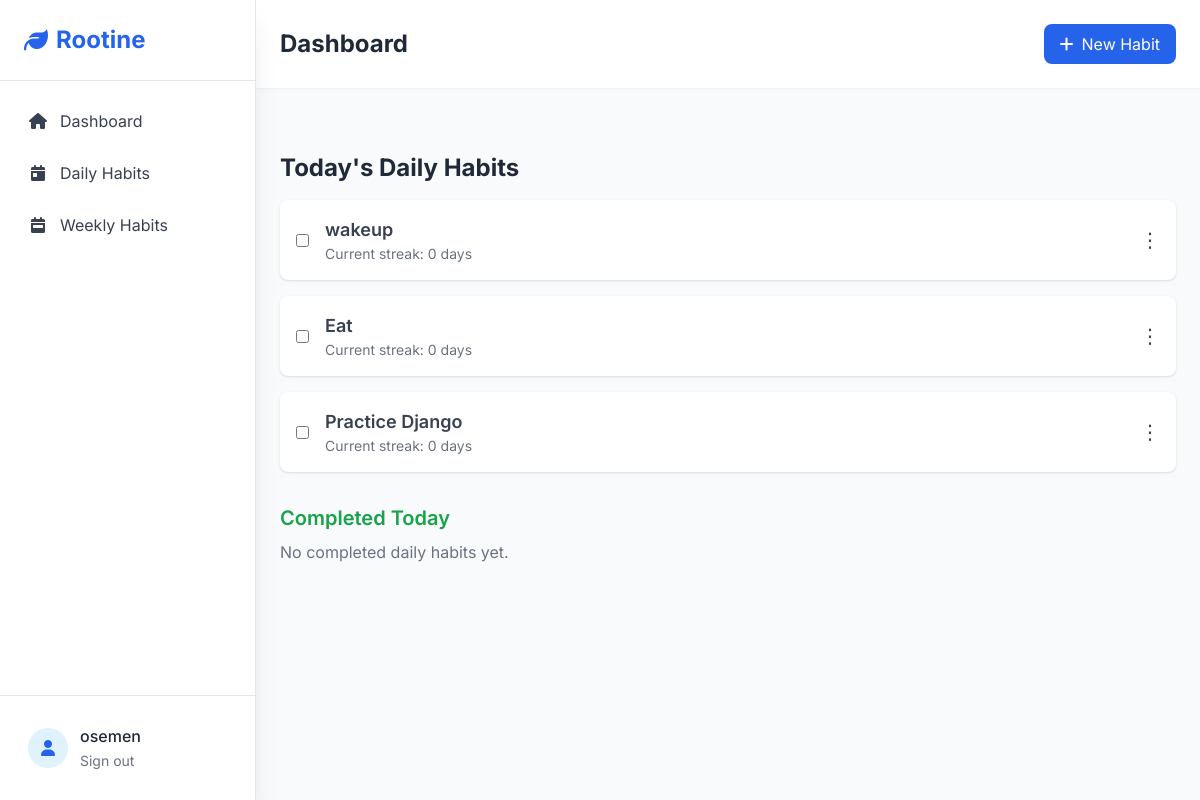
The app's page /daily_habit/ (signed in), older data.
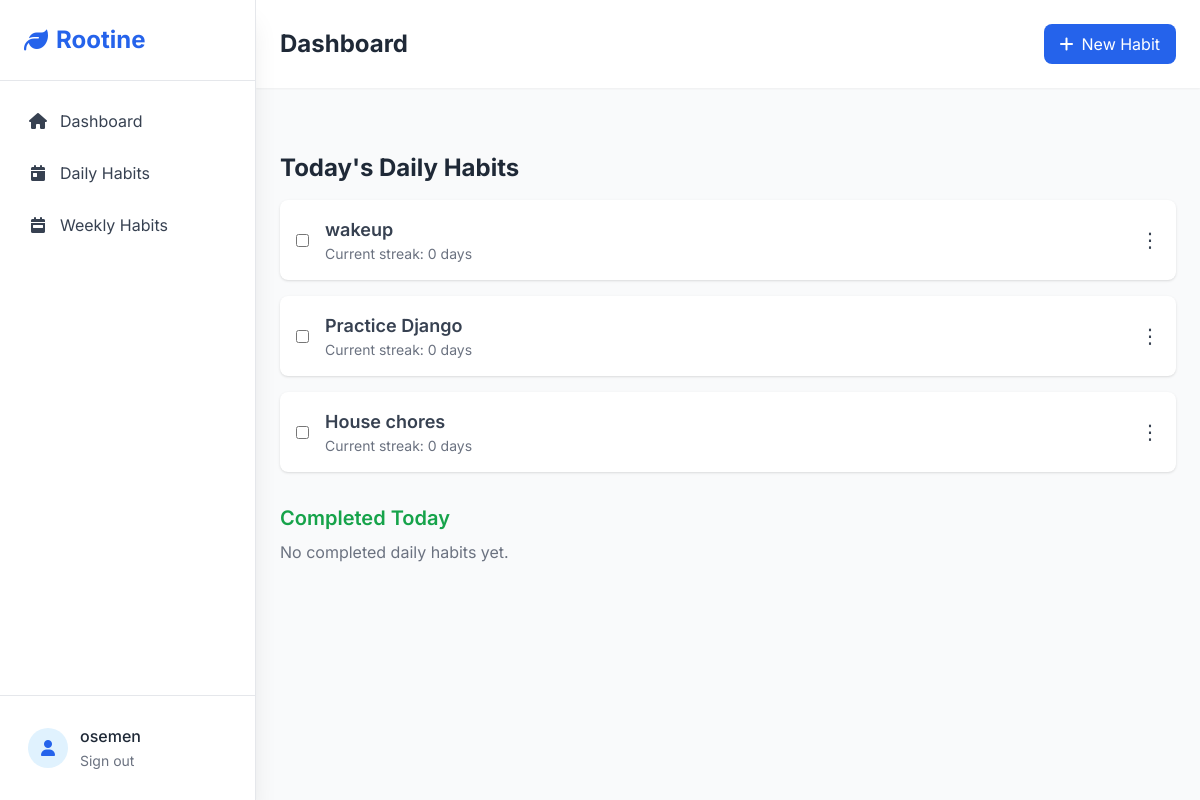
The same page, newer data.
### habit/models.py (models this page shows, shortened)
class Habit(models.Model):
    PERIODICITY = [
        ("daily", "Daily"),
        ("weekly", "Weekly")
    ]
    name = models.CharField(max_length=255, unique=True)
    description = models.TextField(max_length= 1000)
    user = models.ForeignKey(User, on_delete=models.CASCADE)
    periodicity = models.CharField(max_length=10, choices=PERIODICITY)
    created_at = models.DateTimeField(auto_now_add=True)
    updated_at = models.DateTimeField(auto_now=True)
    def is_completed_on(self, day):
        return self.completions.filter(date=day).exists()
    def current_streak(self):
        today = date.today()
        streak = 0
        day_offset = 0
        if self.periodicity == 'daily':
            delta = timedelta(days=1)
            while self.is_completed_on(today - delta * day_offset):
                streak += 1
                day_offset += 1
        elif self.periodicity == 'weekly':
            current_week_start = today - timedelta(days=today.weekday())
            while self.is_completed_in_week(current_week_start - timedelta(weeks=day_offset)):
                streak += 1
                day_offset += 1
        return streak

### habit/views.py (the view)
# urls.py: path("daily_habit/", views.daily_habit, name="daily_habit"),
@login_required
def daily_habit(request):
    user = request.user
    today = date.today()
    daily_habits = Habit.objects.filter(user=user, periodicity="daily")
    incomplete_habits = [habit for habit in daily_habits if not habit.is_completed_on(today)]
    completed_habits = [habit for habit in daily_habits if habit.is_completed_on(today)]
    context = {
        "incomplete_habits": incomplete_habits,
        "completed_habits": completed_habits,
        "user": user,
    }
    return render(request, "daily_habit.html", context)

### templates/daily_habit.html (shortened to what this page needs)
{% extends 'base.html' %}
{% load static %}
{% block content %}
<div class="max-w-4xl mx-auto mt-10">
    <h2 class="text-2xl font-bold text-gray-800 mb-4">Today's Daily Habits</h2>
    <ul id="incomplete-habits" class="space-y-4 mb-8">
        {% for habit in incomplete_habits %}
        <li id="habit-item-{{ habit.id }}"
            class="habit-item flex items-center justify-between bg-white p-4 shadow rounded-lg"
            data-habit-id="{{ habit.id }}" data-completed="false">
            <div class="flex items-center">
                <input
                    type="checkbox"
                    id="habit-{{ habit.id }}"
                    class="habit-checkbox mr-4"
                    onchange="completeHabit(this)">
                <label for="habit-{{ habit.id }}" class="flex-1">
                    <h3 class="habit-name text-lg font-semibold text-gray-700">{{ habit.name }}</h3>
                    <p class="text-sm text-gray-500">Current streak: {{ habit.current_streak }} days</p>
                </label>
            </div>
            <div class="relative group inline-block text-left">
                <button class="text-gray-700 text-xl">⋮</button>
            </div>
        </li>
        {% empty %}
        <p class="text-gray-500">No incomplete daily habits.</p>
        {% endfor %}
    </ul>
    <h3 class="text-xl font-semibold text-green-600 mb-2">Completed Today</h3>
    <ul id="completed-habits" class="space-y-4">
        {% for habit in completed_habits %}
        <li id="habit-item-{{ habit.id }}"
            class="habit-item flex items-center justify-between bg-gray-50 p-4 shadow rounded-lg"
            data-habit-id="{{ habit.id }}" data-completed="true">
            <div class="flex items-center">
                <input
                    type="checkbox"
                    id="habit-{{ habit.id }}"
                    class="habit-checkbox mr-4"
                    onchange="completeHabit(this)"
                    checked>
                <label for="habit-{{ habit.id }}" class="flex-1">
                    <h3 class="habit-name text-lg font-semibold text-gray-700">{{ habit.name }}</h3>
                    <p class="text-sm text-gray-500">Current streak: {{ habit.current_streak }} days</p>
                </label>
            </div>
            <div class="relative group inline-block text-left">
                <button class="text-gray-700 text-xl">⋮</button>
                <div class="absolute right-0 bg-white shadow-lg rounded-lg w-32 z-50 opacity-0 group-hover:opacity-100 invisible group-hover:visible transition-all duration-200"
                    style="top: 2.5rem;">
                    <a href="{% url 'edit_habit' habit.pk %}" class="block px-4 py-2 text-gray-700 hover:bg-gray-100">Edit</a>
                    <a href="{% url 'delete_habit' habit.pk %}" class="block px-4 py-2 text-red-600 hover:bg-gray-100">Delete</a>
                    <a href="{% url 'detail_habit' habit.pk %}" class="block px-4 py-2 text-gray-700 hover:bg-gray-100">View Analytics</a>
                </div>
            </div>
        </li>
        {% empty %}
        <p class="text-gray-500">No completed daily habits yet.</p>
        {% endfor %}
    </ul>
</div>
{% endblock %}

Row changes from the older to the newer data that the page shows:
removed Habit: name "Eat", current_streak "0"
added Habit: name "House chores", current_streak "0"
